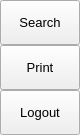
                 <widget class="QFrame" name="extraRightBox">
                  <property name="minimumSize">
                   <size>
                    <width>0</width>
                    <height>0</height>
                   </size>
                  </property>
                  <property name="maximumSize">
                   <size>
                    <width>0</width>
                    <height>16777215</height>
                   </size>
                  </property>
                  <property name="frameShape">
                   <enum>QFrame::Shape::NoFrame</enum>
                  </property>
                  <property name="frameShadow">
                   <enum>QFrame::Shadow::Raised</enum>
                  </property>
                  <layout class="QVBoxLayout" name="verticalLayout_7">
                   <property name="spacing">
                    <number>0</number>
                   </property>
                   <property name="leftMargin">
                    <number>0</number>
                   </property>
                   <property name="topMargin">
                    <number>0</number>
                   </property>
                   <property name="rightMargin">
                    <number>0</number>
                   </property>
                   <property name="bottomMargin">
                    <number>0</number>
                   </property>
                   <item>
                    <widget class="QFrame" name="themeSettingsTopDetail">
                     <property name="maximumSize">
                      <size>
                       <width>16777215</width>
                       <height>3</height>
                      </size>
                     </property>
                     <property name="frameShape">
                      <enum>QFrame::Shape::NoFrame</enum>
                     </property>
                     <property name="frameShadow">
                      <enum>QFrame::Shadow::Raised</enum>
                     </property>
                    </widget>
                   </item>
                   <item>
                    <widget class="QFrame" name="contentSettings">
                     <property name="frameShape">
                      <enum>QFrame::Shape::NoFrame</enum>
                     </property>
                     <property name="frameShadow">
                      <enum>QFrame::Shadow::Raised</enum>
                     </property>
                     <layout class="QVBoxLayout" name="verticalLayout_13">
                      <property name="spacing">
                       <number>0</number>
                      </property>
                      <property name="leftMargin">
                       <number>0</number>
                      </property>
                      <property name="topMargin">
                       <number>0</number>
                      </property>
                      <property name="rightMargin">
                       <number>0</number>
                      </property>
                      <property name="bottomMargin">
                       <number>0</number>
                      </property>
                      <item alignment="Qt::AlignmentFlag::AlignTop">
                       <widget class="QFrame" name="topMenus">
                        <property name="frameShape">
                         <enum>QFrame::Shape::NoFrame</enum>
                        </property>
                        <property name="frameShadow">
                         <enum>QFrame::Shadow::Raised</enum>
                        </property>
                        <layout class="QVBoxLayout" name="verticalLayout_14">
                         <property name="spacing">
                          <number>0</number>
                         </property>
                         <property name="leftMargin">
                          <number>0</number>
                         </property>
                         <property name="topMargin">
                          <number>0</number>
                         </property>
                         <property name="rightMargin">
                          <number>0</number>
                         </property>
                         <property name="bottomMargin">
                          <number>0</number>
                         </property>
                         <item>
                          <widget class="QPushButton" name="btn_background">
                           <property name="sizePolicy">
                            <sizepolicy hsizetype="Expanding" vsizetype="Fixed">
                             <horstretch>0</horstretch>
                             <verstretch>0</verstretch>
                            </sizepolicy>
                           </property>
                           <property name="minimumSize">
                            <size>
                             <width>0</width>
                             <height>45</height>
                            </size>
                           </property>
                           <property name="font">
                            <font>
                             <family>Segoe UI</family>
                             <pointsize>10</pointsize>
                             <italic>false</italic>
                             <bold>false</bold>
                            </font>
                           </property>
                           <property name="cursor">
                            <cursorShape>PointingHandCursor</cursorShape>
                           </property>
                           <property name="layoutDirection">
                            <enum>Qt::LayoutDirection::LeftToRight</enum>
                           </property>
                           <property name="styleSheet">
                            <string notr="true">background-image: url(:/icons/images/icons/cil-highligt.png);</string>
                           </property>
                           <property name="text">
                            <string>Search</string>
                           </property>
                           <property name="icon">
                            <iconset resource="resources.qrc">
                             <normaloff>:/icons/images/icons/cil-magnifying-glass.png</normaloff>:/icons/images/icons/cil-magnifying-glass.png</iconset>
                           </property>
                          </widget>
                         </item>
                         <item>
                          <widget class="QPushButton" name="btn_print">
                           <property name="sizePolicy">
                            <sizepolicy hsizetype="Expanding" vsizetype="Fixed">
                             <horstretch>0</horstretch>
                             <verstretch>0</verstretch>
                            </sizepolicy>
                           </property>
                           <property name="minimumSize">
                            <size>
                             <width>0</width>
                             <height>45</height>
                            </size>
                           </property>
                           <property name="font">
                            <font>
                             <family>Segoe UI</family>
                             <pointsize>10</pointsize>
                             <italic>false</italic>
                             <bold>false</bold>
                            </font>
                           </property>
                           <property name="cursor">
                            <cursorShape>PointingHandCursor</cursorShape>
                           </property>
                           <property name="layoutDirection">
                            <enum>Qt::LayoutDirection::LeftToRight</enum>
                           </property>
                           <property name="styleSheet">
                            <string notr="true">background-image: url(:/icons/images/icons/cil-print.png);</string>
                           </property>
                           <property name="text">
                            <string>Print</string>
                           </property>
                          </widget>
                         </item>
                         <item>
                          <widget class="QPushButton" name="btn_logout">
                           <property name="sizePolicy">
                            <sizepolicy hsizetype="Expanding" vsizetype="Fixed">
                             <horstretch>0</horstretch>
                             <verstretch>0</verstretch>
                            </sizepolicy>
                           </property>
                           <property name="minimumSize">
                            <size>
                             <width>0</width>
                             <height>45</height>
                            </size>
                           </property>
                           <property name="font">
                            <font>
                             <family>Segoe UI</family>
                             <pointsize>10</pointsize>
                             <italic>false</italic>
                             <bold>false</bold>
                            </font>
                           </property>
                           <property name="cursor">
                            <cursorShape>PointingHandCursor</cursorShape>
                           </property>
                           <property name="layoutDirection">
                            <enum>Qt::LayoutDirection::LeftToRight</enum>
                           </property>
                           <property name="styleSheet">
                            <string notr="true">background-image: url(:/icons/images/icons/cil-account-logout.png);</string>
                           </property>
                           <property name="text">
                            <string>Logout</string>
                           </property>
                          </widget>
                         </item>
                        </layout>
                       </widget>
                      </item>
                     </layout>
                    </widget>
                   </item>
                  </layout>
                 </widget>
